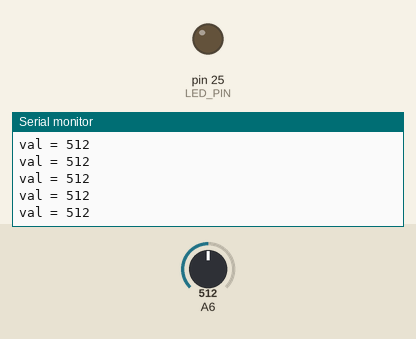
Simulated run of this sketch. Board: Arduino Mega 2560, built with avr-gcc and run on an emulated ATmega2560. Shown: output pins drawn as LEDs (lit = HIGH), the last lines printed to the serial monitor. The test bench sets the inputs (shaded band); at power-on: A6 = 512.

Above: at 4.2 s.
4.3 s: A6 set to 986
At 5.04 s:
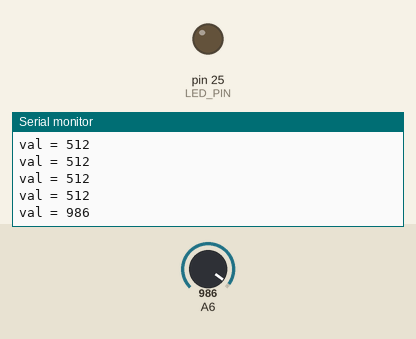
5.8 s: A6 set to 1010
At 5.84 s:
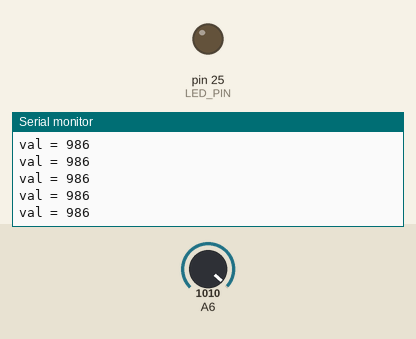
Timing chart, 0 to 8.8 s (numbered marks = the images above; inputs shaded):
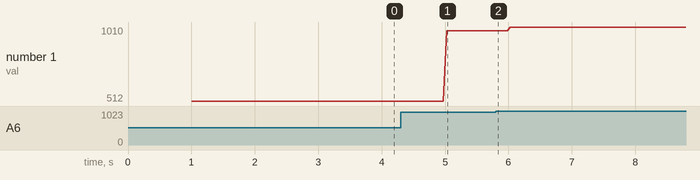

The sketch:

Part8.ino
```cpp
/*
 * Lab Part 8 - Input received from serial monitor manipulates the period of the interupt handler.
 */
#include "TimerThree.h"

const int LED_PIN = 25;
const int READ_PIN = 38;
volatile int val = 0;

void readSensor(void)
{
  val = analogRead(READ_PIN);
}

void initReadSensor(int period)
{
  Timer3.stop();
  Timer3.attachInterrupt(readSensor, period);
  Timer3.start();
}

void setup() {
  pinMode(READ_PIN, INPUT);
  pinMode(LED_PIN, OUTPUT);

  Serial.begin(9600);
  initReadSensor(500000);
}

void loop() {
  char c = '\0', cmd = '\0';
  unsigned long l = 0;

  if (Serial.available())
  {
    cmd = Serial.read();

    while (Serial.available())
    {
      c = Serial.read();
      l *= 10;
      l += c - '0';
    }
    Serial.print("cmd = ");
    Serial.println(cmd);
    Serial.print("l = ");
    Serial.println(l);

    if (cmd == 'b')
    {
		// Do something.
    }
    else if (cmd == 'i')
    {
      // Investigate how period manipulated.
      initReadSensor(l);
    }
  }

  if (val != 0)
  {
    Serial.print("val = ");
    Serial.println(val);
  }
  else
  {
	Serial.println("Data not ready.");
  }

  delay(50);
}
```

Measured:
- after the input at 4.3 s, the serial monitor: prints a new line after 0.72 s (image 1)
- plotted number 1: 512 → 986 after the input at 4.3 s, 986 → 1010 after the input at 5.8 s
